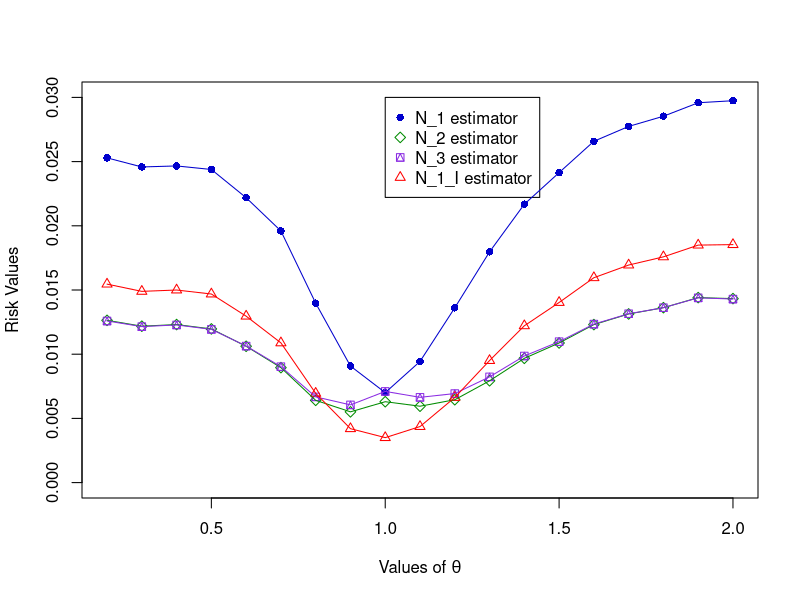

This chart was generated by the following R code:
set.seed(98)


### CREATING THE SAMPLES ###

# CHARACTERISTICS OF SAMPLES
n1 <- 9
n2 <- 8
theta1 <- 10

theta <- c()
risk_N_1 <- c()
risk_N_2 <- c()
risk_N_3 <- c()
risk_N_1_I <- c()

for (j in 2:20)
{
  theta2 <- j
  theta[j] <- (theta2/theta1)
  
  loss_N_1 <- c()
  loss_N_2 <- c()
  loss_N_3 <- c()
  loss_N_1_I <- c()
  
  for (i in 1:25000)
  {
    # SIMULATING SAMPLES
    sample1 <- c(runif(n1, 0, theta1))
    sample2 <- c(runif(n2, 0, theta2))
    
    
    ### CALCULATION OF VARIOUS ESTIMATORS ###
    
    if (n1<=n2)
    {
      a_star <- (((n1+n2)/(2*n2))^(1/n1))
    } else
    {
      a_star <- (((2*n1)/(n1+n2))^(1/n2))
    }
    X1 <- max(sample1)
    X2 <- max(sample2)
    if (X1> (a_star*X2))
    {
      theta_selected <- theta1
      est_N_1 <- X1
      est_N_2 <- ((n1+1)*X1/n1)
      est_N_3 <- ((((n1+1)/(n1-1))^(1/2))*X1)
    } else
    {
      theta_selected <- theta2
      est_N_1 <- X2
      est_N_2 <- ((n2+1)*X2/n2)
      est_N_3 <- ((((n2+1)/(n2-1))^(1/2))*X2)
    }
    
    est_N_1_I <- (((n1+n2+1)/(n1+n2-1))^(1/2))*est_N_1
    
    
    ### CALCULATING LOSSES OF VARIOUS ESTIMATORS ###
    loss_N_1[i] <- ((est_N_1/theta_selected)+(theta_selected/est_N_1)-2)
    loss_N_2[i] <- ((est_N_2/theta_selected)+(theta_selected/est_N_2)-2)
    loss_N_3[i] <- ((est_N_3/theta_selected)+(theta_selected/est_N_3)-2)
    loss_N_1_I[i] <- ((est_N_1_I/theta_selected)+(theta_selected/est_N_1_I)-2)
  }
  
  
  ### CALCULATING RISKS ###
  risk_N_1[j] <- mean(loss_N_1)
  risk_N_2[j] <- mean(loss_N_2)
  risk_N_3[j] <- mean(loss_N_3)
  risk_N_1_I[j] <- mean(loss_N_1_I)
}

theta <- theta[-1]
risk_N_1 <- risk_N_1[-1]
risk_N_2 <- risk_N_2[-1]
risk_N_3 <- risk_N_3[-1]
risk_N_1_I <- risk_N_1_I[-1]

cat("\n",
    "theta= (", theta, ")\n",
    "Risks of N_1 estimator= (", risk_N_1, ")\n",
    "Risks of N_2 estimator= (", risk_N_2, ")\n",
    "Risks of N_3 estimator= (", risk_N_3, ")\n",
    "Risks of N_1_I estimator= (", risk_N_1_I, ")\n"
)


### PLOTTING COMPARISON ###
matplot(theta, cbind(risk_N_1, risk_N_2, risk_N_3, risk_N_1_I), xlim = c(0.2, 2), ylim = c(0, 0.03),
        xlab = expression(paste("Values of ", theta)), ylab = "Risk Values", pch = c(16, 5, 14, 2),
        col = c("blue3", "green4", "blueviolet", "red"))
legend(1, 0.03, legend = c("N_1 estimator", "N_2 estimator", "N_3 estimator","N_1_I estimator"),
       pch = c(16, 5, 14, 2), col = c("blue3", "green4", "blueviolet", "red"))
lines(theta, risk_N_1, col = "blue3", pch = 16)
lines(theta, risk_N_2, col = "green4", pch = 5)
lines(theta, risk_N_3, col = "blueviolet", pch = 14)
lines(theta, risk_N_1_I, col = "red", pch = 2)